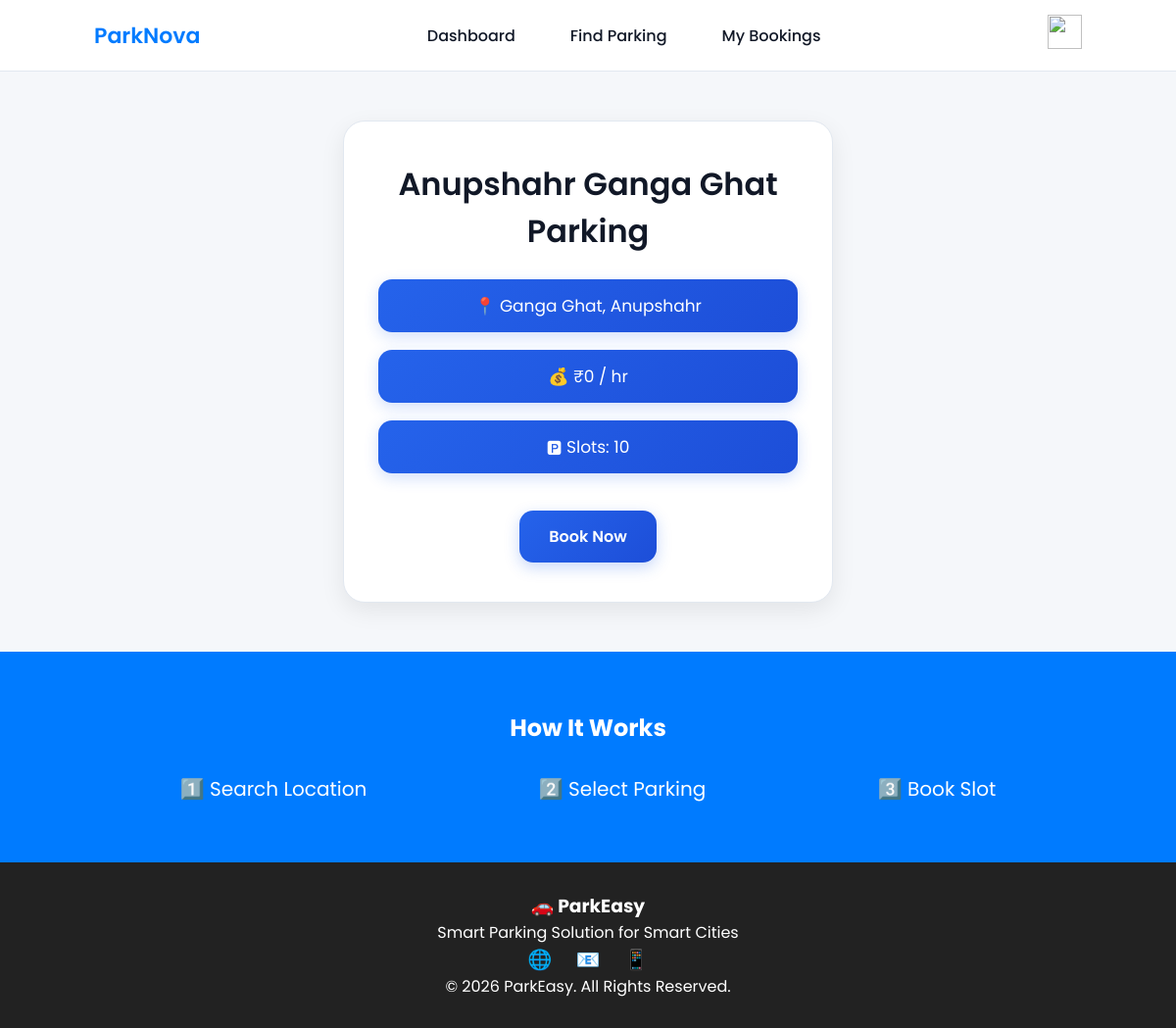
The page /parking/1/ (signed in) on the database as committed earlier.
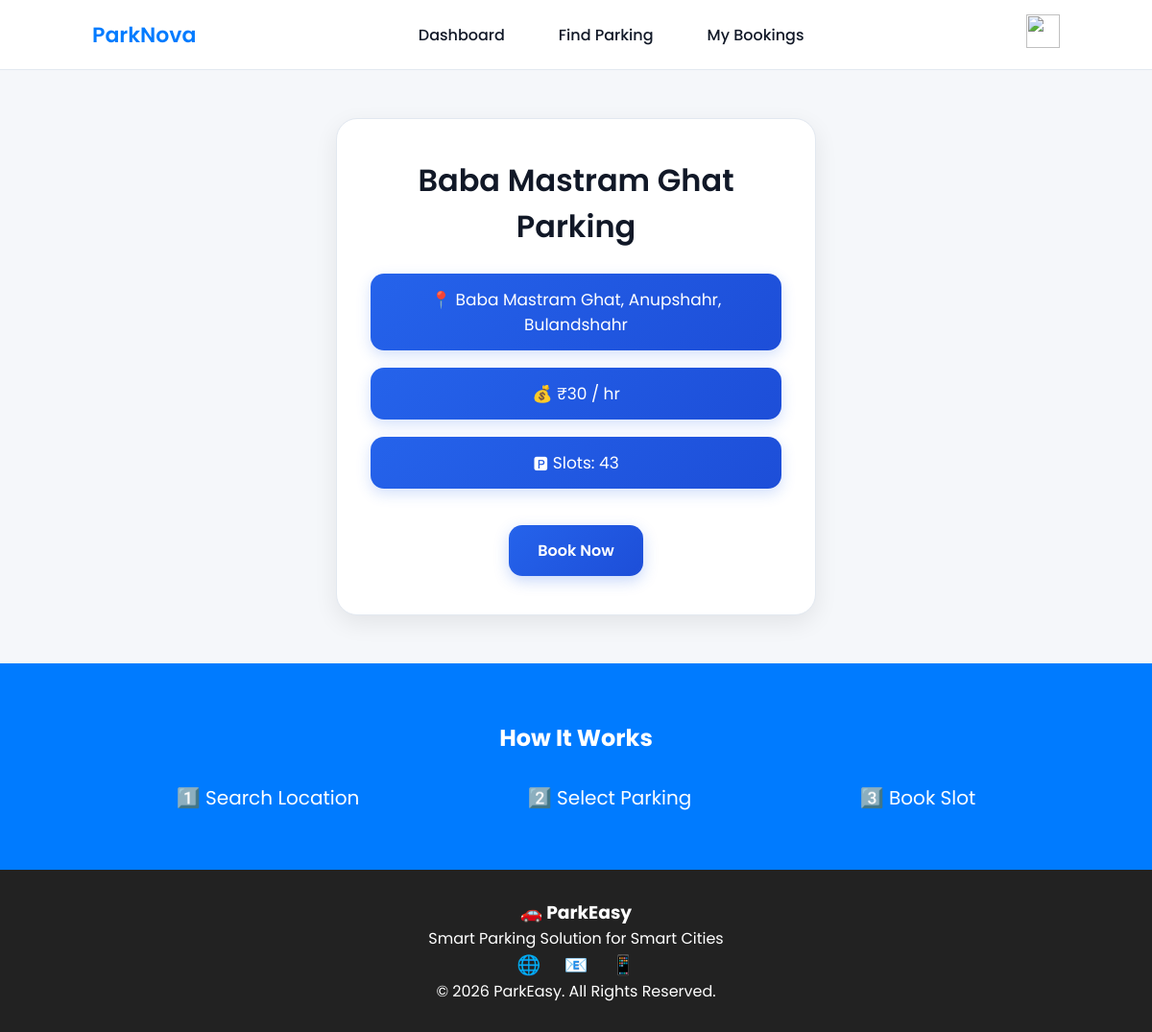
The same page on the database as committed later.
### myapp/models.py (models this page shows, shortened)
class Parking(models.Model):
    name = models.CharField(max_length=100)
    address = models.CharField(max_length=200)
    price = models.IntegerField()
    available_slots = models.IntegerField(default=0)
    latitude = models.FloatField()
    longitude = models.FloatField()

### myapp/views.py (the view)
# urls.py: path('parking/<int:id>/', views.parking_detail, name='parking_detail'),
@login_required(login_url='login')
def parking_detail(request, id):
    parking = get_object_or_404(
        Parking,
        id=id
    )
    return render(
        request,
        "parking_details.html",
        {
            "p": parking
        }
    )

### myapp/templates/parking_details.html (shortened to what this page needs)
{% load static %}
<!DOCTYPE html>
<html>
<head>
    <link rel="stylesheet" href="{% static 'css/parking_details-style.css' %}">
</head>
<body>
{% include 'nav2.html' %}
<div class="container">
    <div class="card">
        <h2>{{ p.name }}</h2>
        <p>📍 {{ p.address }}</p>
        <p>💰 ₹{{ p.price }} / hr</p>
        <p>🅿 Slots: {{ p.available_slots }}</p>
       <a href="{% url 'book_now' p.id %}" class="book-btn">
              Book Now
        </a>
    </div>
</div>
{% include 'footer.html' %}
</body>
</html>

### myapp/templates/nav2.html (shortened to what this page needs)
{% load static %}
<!DOCTYPE html>
<html lang="en">
<head>
    <link rel="stylesheet" href="{%static 'css/nav2-style.css' %}">
</head>
<body>
<nav class="navbar">
    <div class="logo">ParkNova</div>
    <ul class="nav-links">
        <li><a href="{% url 'mydashboard' %}">Dashboard</a></li>
        <li><a href="{% url 'find_parking' %}">Find Parking</a></li>
        <li><a href="{% url 'my_bookings' %}">My Bookings</a></li>
    </ul>
    <div class="profile-menu">
        <img src="https://cdn-icons-png.flaticon.com/512/3135/3135715.png" class="profile-icon">
    </div>
</nav>
</body>
</html>

### myapp/templates/footer.html (shortened to what this page needs)
{% load static %}
<!DOCTYPE html>
<html lang="en">
<head>
    <link rel="stylesheet" href="{%static 'css/navbar-style.css' %}">
</head>
<body>
{% load static %}
<!DOCTYPE html>
<html lang="en">
<head>
    <link rel="stylesheet" href="{%static 'css/footer-style.css' %}">
</head>
<body>
<section class="steps">
    <h2>How It Works</h2>
    <div class="step-container">
        <div class="step">1️⃣ Search Location</div>
        <div class="step">2️⃣ Select Parking</div>
        <div class="step">3️⃣ Book Slot</div>
    </div>
</section>
<footer>
    <div class="footer-content">
        <h3>🚗 ParkEasy</h3>
        <p>Smart Parking Solution for Smart Cities</p>
        <div class="socials">
            <span>🌐</span>
            <span>📧</span>
            <span>📱</span>
        </div>
        <p class="copy">© 2026 ParkEasy. All Rights Reserved.</p>
    </div>
</footer>
</body>
</html>

### myapp/static/css/parking_details-style.css (style rules this page uses)
* { margin:0; padding:0; box-sizing:border-box; font-family:'Poppins', sans-serif; }
body { min-height:100vh; display:flex; flex-direction:column; background:#f1f5f9; overflow-x:hidden; }
.container { flex:1; display:flex; justify-content:center; align-items:center; padding:50px 20px; }
.card { width:100%; max-width:500px; background:#ffffff; border-radius:22px; padding:40px 35px; text-align:center; border:1px solid #e2e8f0; box-shadow:0 8px 25px rgba(0,0,0,0.08); animation:fadeIn 0.5s ease; }
.card h2 { color:#111827; font-size:32px; font-weight:600; margin-bottom:25px; }
.card p { color:#ffffff; font-size:17px; margin-bottom:18px; background:linear-gradient(135deg,#2563eb,#1d4ed8); padding:14px 18px; border-radius:14px; border:none; transition:0.3s ease; box-shadow:0 5px 15px rgba(37,99,235,0.2); }
.book-btn { display:inline-block; margin-top:20px; padding:14px 30px; border-radius:14px; background:linear-gradient(135deg,#2563eb,#1d4ed8); color:#ffffff; text-decoration:none; font-size:16px; font-weight:600; transition:0.3s ease; box-shadow:0 5px 15px rgba(37,99,235,0.25); }

### myapp/static/css/nav2-style.css (style rules this page uses)
* { margin: 0; padding: 0; box-sizing: border-box; font-family: 'Poppins', sans-serif; }
.logo { font-size: 20px; font-weight: 600; color: #2563eb; }
.nav-links { list-style: none; display: flex; gap: 20px; }
.nav-links li a { text-decoration: none; color: #111827; font-weight: 500; transition: 0.2s; }
.profile-menu { position: relative; }
.profile-icon { width: 35px; height: 35px; cursor: pointer; }

### myapp/static/css/navbar-style.css (style rules this page uses)
:root { --primary: #007bff; --primary-dark: #0056b3; --bg: #f8fafc; --card: #ffffff; --text: #1e293b; --muted: #64748b; --border: #e2e8f0; }
* { margin: 0; padding: 0; box-sizing: border-box; font-family: 'Poppins', sans-serif; }
body { background: #f5f7fa; }
.navbar { display: flex; justify-content: space-between; align-items: center; padding: 15px 8%; background: white; border-bottom: 1px solid var(--border); position: sticky; top: 0; z-index: 1000; }
.logo { color: var(--primary); font-weight: 600; font-size: 22px; }
.nav-links { display: flex; list-style: none; }
.nav-links li { margin: 0 18px; }
.nav-links a { text-decoration: none; color: var(--text); font-weight: 500; position: relative; }
.nav-links a::after { content: ""; width: 0%; height: 2px; background: var(--primary); position: absolute; left: 0; bottom: -5px; transition: 0.3s; }

### myapp/static/css/footer-style.css (style rules this page uses)
.steps { padding: 60px 8%; background: #007bff; color: white; text-align: center; }
.step-container { display: flex; justify-content: space-around; margin-top: 30px; }
.step { font-size: 20px; }
footer { background: #222; color: white; padding: 30px; text-align: center; }
.socials span { margin: 10px; font-size: 20px; }

Rows that differ between the two databases and show on the page:
changed Parking: name "Anupshahr Ganga Ghat Parking" → "Baba Mastram Ghat Parking"; address "Ganga Ghat, Anupshahr" → "Baba Mastram Ghat, Anupshahr, Bulandshahr"; price "0" → "30"; available_slots "10" → "43"
